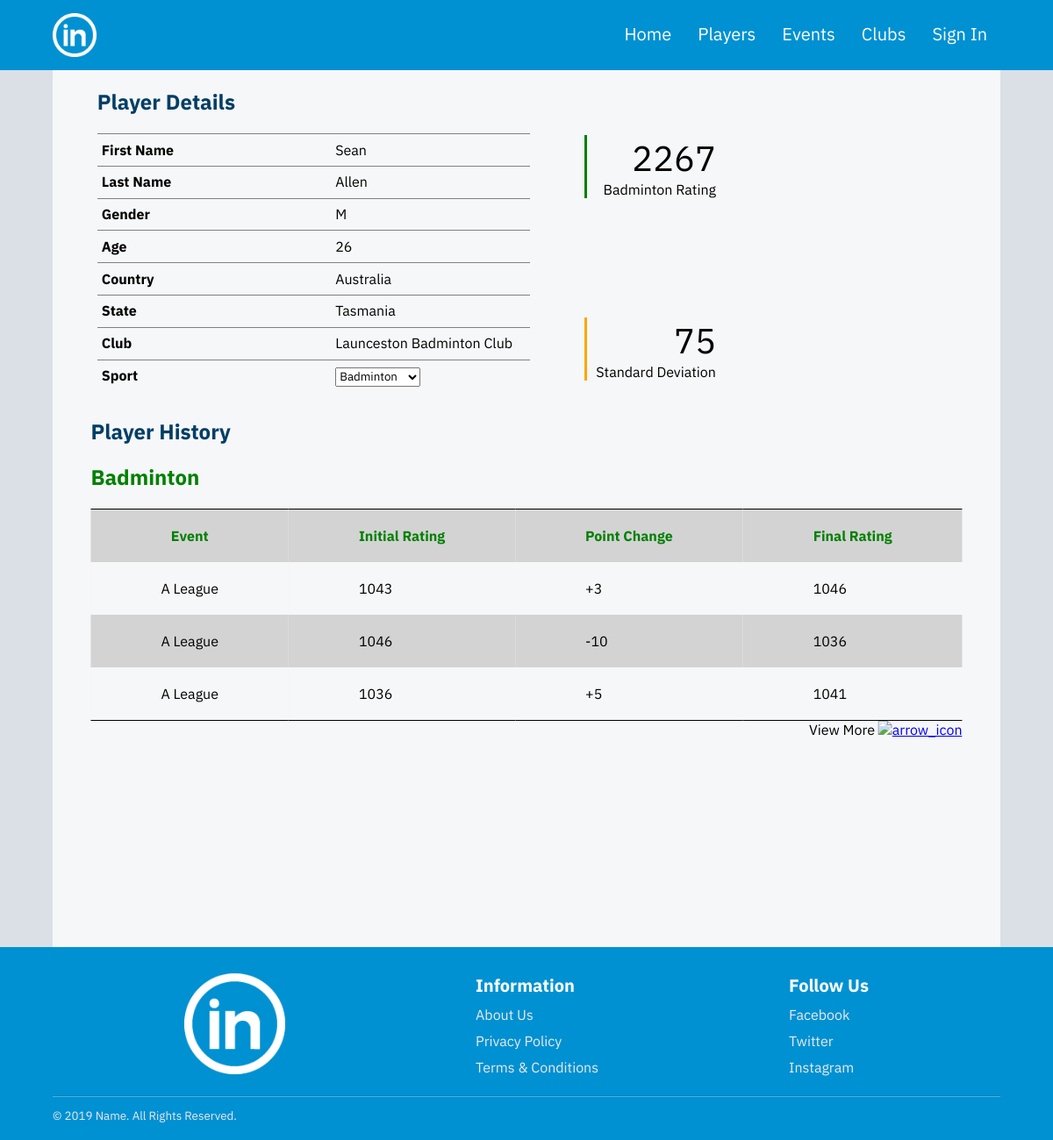
The page /profile.php on the database as committed earlier.
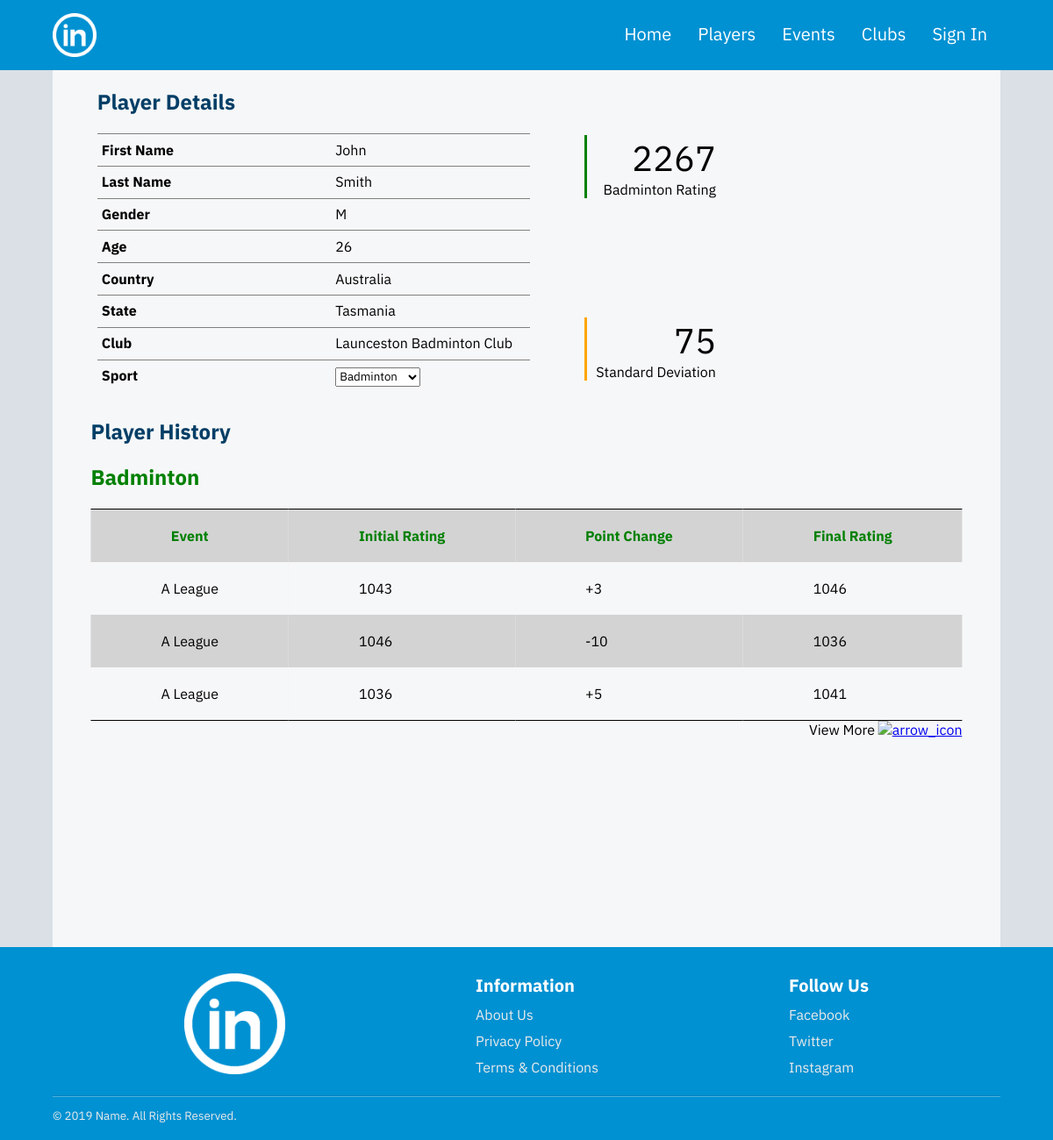
The same page on the database as committed later.
### tables this page shows
CREATE TABLE IF NOT EXISTS `player` (
  `player_id` INT NOT NULL UNIQUE AUTO_INCREMENT,
  `given_name` VARCHAR(45) NOT NULL,
  `family_name` VARCHAR(45) NOT NULL,
  `gender` VARCHAR(1) NOT NULL CHECK (gender in ('M', 'F')),
  `date_of_birth` DATE NOT NULL,
  `email` VARCHAR(45) NOT NULL UNIQUE,
  `last_played` DATETIME NOT NULL,
  `receive_emails` VARCHAR(1) NOT NULL DEFAULT 'Y'  CHECK (receive_emails IN ('Y', 'N')),
  `country_id` INT NOT NULL,
  `state_id` INT NOT NULL,
  PRIMARY KEY (`player_id`),
  FOREIGN KEY (`country_id`) REFERENCES country(country_id),
  FOREIGN KEY (`state_id`) REFERENCES state(state_id)
);

CREATE TABLE IF NOT EXISTS `country` (
  `country_id` INT NOT NULL UNIQUE AUTO_INCREMENT,
  `name` VARCHAR(45) NOT NULL UNIQUE,
  PRIMARY KEY (`country_id`)
);

CREATE TABLE IF NOT EXISTS `state` (
  `state_id` INT NOT NULL UNIQUE AUTO_INCREMENT,
  `name` VARCHAR(45) NOT NULL UNIQUE,
  `country_id` INT NOT NULL,
  PRIMARY KEY (`state_id`),
  FOREIGN KEY (`country_id`) REFERENCES country(country_id)
);

CREATE TABLE IF NOT EXISTS `club` (
  `club_id` INT NOT NULL UNIQUE AUTO_INCREMENT,
  `name` VARCHAR(45) NOT NULL UNIQUE,
  `country_id` INT NOT NULL,
  `state_id` INT NOT NULL,
  PRIMARY KEY (`club_id`),
  FOREIGN KEY (`country_id`) REFERENCES country(country_id),
  FOREIGN KEY (`state_id`) REFERENCES state(state_id)
);

### classes/database.php (called while the page is built)
<?php
class Database
{
	private $connection;
	public function __construct()
	{
		$configuration = parse_ini_file("./configurations/config.ini");
		try
		{
			$dsn = "mysql:host=".$configuration["hostname"].";dbname=".$configuration["databaseName"].";charset=".$configuration["charset"];
			$this->connection = new PDO($dsn, $configuration["username"], $configuration["password"]);
			$this->connection->setAttribute(PDO::ATTR_ERRMODE, PDO::ERRMODE_EXCEPTION);
		}
		catch(PDOException $exception)
		{
			echo "Database connection failed. Contact the server administrator";
		}
	}
	public function query($query, $parameters = NULL)
	{
		try
		{
			$result = $this->connection->prepare($query);
			$result->execute($parameters);
		}
		catch(PDOException $exception)
		{
		}
		return $result;
	}
}
?>

### includes/initialize.php (called while the page is built, shortened)
<?php
    require("./classes/database.php");
    require("./classes/account.php");
    require("./classes/content-manager.php");
    $database = new Database();
    $account = new Account($database);
    $contentManager = new ContentManager($database);
?>

### classes/account.php (called while the page is built, shortened)
<?php
class Account
{
	private $loggedIn = false;
	public function isLoggedIn()
	{
		return $this->loggedIn;
	}
}
?>

### classes/content-manager.php (called while the page is built, shortened)
<?php
class ContentManager
{
	private $database;
	public function __construct($database)
	{
		$this->database = $database;
	}
	public function getSpecificPlayerInformation($player_id)
	{
		$query = "SELECT player.given_name, player.family_name, player.gender, player.date_of_birth, country.name as country_name, state.name as state_name FROM((player INNER JOIN country ON player.country_id = country.country_id) INNER JOIN state ON player.state_id = state.state_id) WHERE player_id = ?;";
		$result = $this->database->query($query, [$player_id])->fetch();
		return $result;
	}
	public function getPlayerClub($player_id)
	{
		$query = "select club.name FROM club INNER JOIN membership on membership.club_id = club.club_id WHERE player_id = ? ";
		$result = $this->database->query($query, [$player_id])->fetch();
		return $result;
	}
	public function getAllSports()
	{
		$query = "SELECT * FROM sport";
		$result = $this->database->query($query, null);
		return $result;
	}
}
?>

### profile.php (the view, shortened to what this page needs)
<?php
  include("./includes/header.php");
  include("./includes/navigation.php");
  if(isset($_SESSION["profile-id"]))
  {
      $playerId = $_SESSION["profile-id"];
      $playerInfo = $contentManager->getSpecificPlayerInformation($playerId);
      $playerClub = $contentManager->getPlayerClub($playerId);
      $userDob = new DateTime($playerInfo["date_of_birth"]);
      $today = new Datetime(date("Y-m-d"));
      $age = $today->diff($userDob)->y;
  }
?>
<article>
  <div class="player-details-border">
    <h1>Player Details</h1>
    <ul class="player-bio-list">
      <li id="player-bio-row">
      	<span id="player-bio-row-heading"><b>First Name</b></span>
      	<span id="player-bio-row-value"> <?php echo $playerInfo["given_name"]; ?> </span>
      </li>
      <li id="player-bio-row">
      	<span id="player-bio-row-heading"><b>Last Name</b></span>
      	<span id="player-bio-row-value"> <?php echo $playerInfo["family_name"]; ?> </span>
      </li>
      <li id="player-bio-row">
      	<span id="player-bio-row-heading"><b>Gender</b></span>
      	<span id="player-bio-row-value"> <?php echo $playerInfo["gender"]; ?> </span>
      </li>
      <li id="player-bio-row">
      	<span id="player-bio-row-heading"><b>Age</b></span>
      	<span id="player-bio-row-value"> <?php echo $age; ?> </span>
      </li>
      <li id="player-bio-row">
      	<span id="player-bio-row-heading"><b>Country</b></span>
      	<span id="player-bio-row-value"> <?php echo $playerInfo["country_name"]; ?> </span>
      </li>
      <li id="player-bio-row">
      	<span id="player-bio-row-heading"><b>State</b></span>
      	<span id="player-bio-row-value"> <?php echo $playerInfo["state_name"]; ?> </span>
      </li>
      <li id="player-bio-row">
      	<span id="player-bio-row-heading"><b>Club</b></span>
      	<span id="player-bio-row-value"> <?php echo $playerClub["name"]; ?> </span>
      </li>
      <li id="player-bio-row">
      	<span id="player-bio-row-heading"><b>Sport</b></span>
      	<span id="player-bio-row-value">
      		<select class="select-sport-menu">
      			<?php
            $sports = $contentManager->getAllSports();
            while ($sport = $sports->fetch())
            {
                echo "<option value=\"".$sport["sport_id"]."\">".$sport["name"]."</option>";
            }
        ?>
      		</select>
      	</span>
      </li>
    </ul>
    <div class="rating-border">
 	  <div class="mean-border">
	    <div id="side-colour-mean">&nbsp</div>
		  <p id="mean-value">2267</p>
		  <p>Badminton Rating</p>
      </div>
	  <div class="sd-border">
	    <div id="side-colour-sd">&nbsp</div>
		  <p id="sd-value">75</p>
		  <p>Standard Deviation</p>
	  </div>
	</div>
  </div>
  <div class="player-history-border">
    <h1>Player History</h1>
    <h2>Badminton</h2>
    <table class="player-history-table" border="0">
      <tr id="odd-row">
        <th>Event</th>
        <th>Initial Rating</th>
        <th>Point Change</th>
        <th>Final Rating</th>
      </tr>
      <tr id="even-row">
        <td>A League</td>
        <td>1043</td>
        <td>+3</td>
        <td>1046</td>
      </tr>
      <tr id="odd-row">
        <td>A League</td>
        <td>1046</td>
        <td>-10</td>
        <td>1036</td>
      </tr>
      <tr id="even-row">
        <td>A League</td>
        <td>1036</td>
        <td>+5</td>
        <td>1041</td>
      </tr>
    </table>
    <div id="player-history-view-more">
      <span>View More</span>
      <a href="#"><img alt="arrow_icon"></a>
    </div>
  </div>
</article>
<?php
  include("./includes/footer.php");
?>

### includes/header.php (shortened to what this page needs)
<?php
    require("./includes/initialize.php");
?>
<!DOCTYPE html>
<html lang="en">
<head>
  <link rel="stylesheet" href="./resources/css/styles.css">
  <link rel="stylesheet" href="./resources/css/jquery-ui.min.css">
</head>
<body>

### includes/navigation.php (shortened to what this page needs)
<header>
  <nav>
    <div class="nav-menu-logo">
      <a href="./index.php">
        <img src="./resources/images/logo.png" alt="">
      </a>
    </div>
    <div class="nav-menu-links">
      <a href="./index.php">home</a>
      <a href="./players.php">players</a>
      <a href="./events.php">events</a>
      <a href="./clubs.php">clubs</a>
      <a href="#" class="nav-sign-in-button" onclick="toggleDropdownMenu()">
        <?php
          if(!$account->isLoggedIn())
          {
            echo "Sign In";
          }
          else
          {
            echo "Account";
          }
        ?>
      </a>
   </nav>
</header>

### includes/footer.php (shortened to what this page needs)
<footer>
  <div class="footer-container">
    <div class="footer-top-content">
     <div class="footer-logo">
        <a href="./index.php">
          <img src="./resources/images/logo.png" alt="">
        </a>
      </div>
      <div class="footer-information">
        <h2 class="footer-heading">Information</h2>
        <a href="./about-us.php">About Us</a>
        <a href="./privacy-policy.php">Privacy Policy</a>
        <a href="./terms-and-conditions.php">Terms & Conditions</a>
      </div>
      <div class="footer-social-media">
        <h2 class="footer-heading">Follow Us</h2>
        <a href="www.facebook.com">Facebook</a>
        <a href="www.twitter.com">Twitter</a>
        <a href="www.instagram.com">Instagram</a>
      </div>
    </div>
    <div class="footer-bottom-content">
      <hr/>
      <small>&copy; <?php echo date('Y'); ?> Name. All Rights Reserved.</small>
    </div>
  </div>
</footer>
</body>
</html>

### resources/css/styles.css (style rules this page uses)
* { margin: 0; padding: 0; box-sizing: border-box; font-family: 'IBM Plex Sans', sans-serif; }
:root { --primary-color: #0091d2; --primary-color-light: #89C5E8; --primary-color-dark: #1E4D69; --secondary-color: #fdc300; --secondary-color-light: #F9E352; --secondary-color-dark: #003e66; --tertiary-color: #e50076; --tertiary-color-light: green; --tertiary-color-dark: green; --text-light: white; --text-medium: #eaeaea; --text-dark: #242A36; --form-background: white; --form-input-background: #F4F4F4; --form-input-border: #DEDEDE; --link-light: #7EBBDA; --link-dark: #6693c4; --content-background-color: #F6F7F8; --body-color: #DAE0E6; --font-small: 16px; --font-medium: 20px; --font-large: 40px; --font-extra-large: 60px; }
body { background-color: var(--body-color); }
article { height: 1000px; width: 1080px; margin: 0 auto; background-color: var(--content-background-color); }
header { display: flex; background: var(--primary-color); width: 100%; height: 80px; margin: 0px 0px 0px 0px; }
nav { height: 100%; width: 1080px; margin: auto; position: relative; }
.nav-menu-links a { color: var(--text-light); text-decoration: none; text-transform: capitalize; font-size: var(--font-medium); cursor: pointer; height: 80px; display: inline-flex; padding: 25px 15px 25px 15px; }
.nav-menu-logo img { height: 50px; width: 50px; float: left; margin: 15px 0px 15px 0px; }
.nav-menu-logo { height: 100%; float: left; }
.nav-menu-links { height: 80px; display: inline-flex; float: right; }
.player-details-border { width: 658px; display: inline-block; position: relative; left: 4.7%; margin-bottom: 30px; margin-top: 20px; }
.player-details-border h1 { color: var(--secondary-color-dark); margin-bottom: 20px; }
.player-bio-list { position: relative; list-style: none; line-height: 1.3; display: inline-block; width: 75%; }
#player-bio-row { padding: 7.5px 5px; border-top: 1px solid grey; }
#player-bio-row-value { position: absolute; text-align: right; left: 55%; }
.rating-border { display: inline-block; position: relative; height: 280px; width: 20%; margin-left: 4%; }
.mean-border { position: absolute; top: 0; right: -50px; text-align: right; width: 150px; }
#side-colour-mean { width: 3px; position: absolute; bottom: 0; top: 0; background-color: var(--tertiary-color-dark); }
#mean-value { font-size: var(--font-large); }
.sd-border { position: absolute; bottom: 0; right: -50px; text-align: right; width: 150px; }
#side-colour-sd { width: 3px; position: absolute; bottom: 0; top: 0; background-color: orange; }
#sd-value { font-size: var(--font-large); }
.player-history-border { display: inline-block; position: relative; left: 50%; transform: translate(-50%, 0); }
.player-history-border h1 { color: var(--secondary-color-dark); margin-bottom: 20px; }
.player-history-border h2 { color: var(--tertiary-color-dark); margin-bottom: 20px; }
.player-history-table { margin-top: 20px; border-top: 1px solid black; border-bottom: 1px solid black; border-collapse: collapse; }
.player-history-table th { padding: 20px 80px; color: var(--tertiary-color-dark); }
.player-history-table td { padding: 20px 80px; }
#odd-row { background-color: lightgrey; }
#even-row { background-color: var(--content-background-color); }
#player-history-view-more { float: right; }
footer { background-color: var(--primary-color); height: 220px; width: 100%; font-size: var(--font-small); }
footer a { display: block; text-decoration: none; color: var(--text-medium); margin: 0px 0px 10px 0px; }
.footer-container { height: inherit; width: 1080px; margin: 0 auto; }
.footer-container h2 { font-size: var(--font-medium); color: var(--text-light); margin: 0px 0px 10px 0px; }
.footer-top-content { width: 100%; display: inline-flex; margin: 30px 0px 10px 0px; }
.footer-logo { display: block; width: auto; margin: 0 auto; margin-left: 150px; }
.footer-logo img { height: 115px; width: 115px; }
.footer-information { display: block; width: auto; }
.footer-social-media { display: block width: auto; margin: 0 auto; margin-right: 150px; }
.footer-bottom-content { display: block; width: 100%; }
.footer-bottom-content hr { margin: 0px 0px 10px 0px; border: 0; height: 0; border-top: 1px solid rgba(0, 0, 0, 0.1); border-bottom: 1px solid rgba(255, 255, 255, 0.3); }
.footer-bottom-content small { color: var(--text-medium); }

Rows that differ between the two databases and show on the page:
changed player "Australia": given_name "Sean" → "John"; family_name "Allen" → "Smith"
